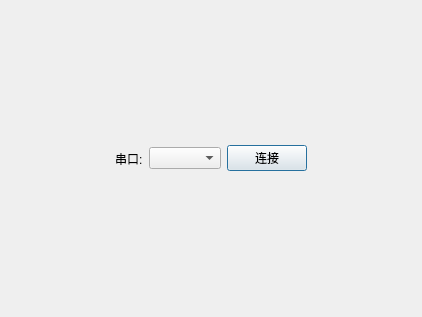
<?xml version="1.0" encoding="UTF-8"?>
<ui version="4.0">
 <class>Login</class>
 <widget class="QDialog" name="Login">
  <property name="geometry">
   <rect>
    <x>0</x>
    <y>0</y>
    <width>422</width>
    <height>317</height>
   </rect>
  </property>
  <property name="windowTitle">
   <string>连接</string>
  </property>
  <layout class="QHBoxLayout" name="horizontalLayout">
   <item>
    <spacer name="horizontalSpacer">
     <property name="orientation">
      <enum>Qt::Orientation::Horizontal</enum>
     </property>
     <property name="sizeHint" stdset="0">
      <size>
       <width>102</width>
       <height>20</height>
      </size>
     </property>
    </spacer>
   </item>
   <item>
    <widget class="QLabel" name="labelCom">
     <property name="text">
      <string>串口:</string>
     </property>
    </widget>
   </item>
   <item>
    <widget class="QComboBox" name="cboBoxTty"/>
   </item>
   <item>
    <widget class="QPushButton" name="pbnConnect">
     <property name="text">
      <string>连接</string>
     </property>
    </widget>
   </item>
   <item>
    <spacer name="horizontalSpacer_2">
     <property name="orientation">
      <enum>Qt::Orientation::Horizontal</enum>
     </property>
     <property name="sizeHint" stdset="0">
      <size>
       <width>101</width>
       <height>20</height>
      </size>
     </property>
    </spacer>
   </item>
  </layout>
 </widget>
 <resources/>
 <connections/>
</ui>
